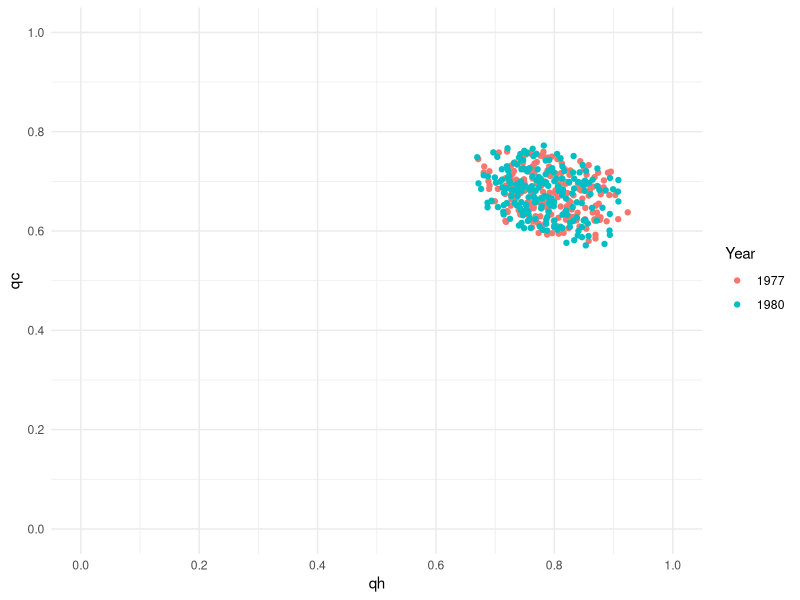
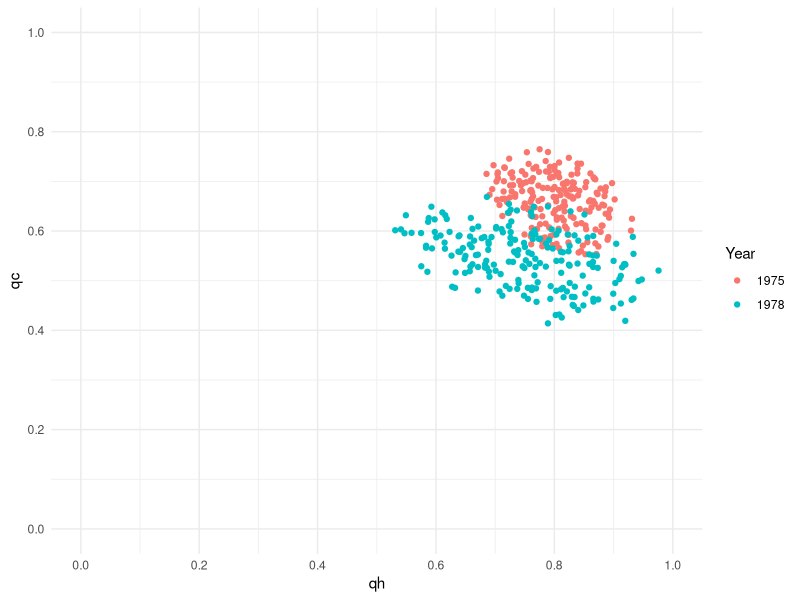

Reproduce these figures in R, in order.
## ---- chunk 1
knitr::opts_chunk$set(echo = TRUE)
library(tidyverse)
library(plyr)
## ---- chunk 2
# read in the data
table_2_1979 <- read_csv("table_2_1979.csv")
table_2_1980 <- read_csv("table_2_1980.csv")
table_3_1975 <- read_csv("table_3_1975.csv")
table_3_1978 <- read_csv("table_3_1978.csv")
## ---- chunk 3
#' Generates four numbers between 0 and 1 and will act as the priors
#'
#' @return a list of four random numbers
simulate_parameters <- function() {
  names = c("qc1", "qh1", "qc2", "qh2")
  
  param = list(runif(1),
               runif(1),
               runif(1),
               runif(1))
  names(param) = names
  return(param)
}
## ---- chunk 4
#' The probability that j out of the s susceptibles in a household become infected
#' 
#' @param j number that become infected
#' @param s number of susceptibles
#' @param qc probability that a susceptible individual does not get infected from the community
#' @param qh probability that a susceptible individual does not get infected from their household
#' @param wjj the jth element of the diagonal of w
#' 
#' @return A number between 0 and 1, representing the probability of people infected in a household
model_1 <- function(j, s, qc, qh, wjj){
  return(choose(s, j) * wjj * (qc * qh^j)^(s - j))
}
## ---- chunk 5
#' Generate data from the model specified above
#'
#' @param qc probability that a susceptible individual does not get infected from the community
#' @param qh probability that a susceptible individual does not get infected from their household
#' @param m number of rows of the data
#' @param n number of columns of the data
#'
#' @return a matrix of generated data

data_gen <- function(qc, qh, m, n){
  
  # pre-allocate matrix
  d_star = matrix(NA, nrow = m, ncol = n)
  
  # make first row of matrix using w_{0s} = q_c^s
  d_star[1, ] = qc^(1:n)
  
  # create rest of the data 
  # we will work across the matrix rather than down the columns
  for (j in 2:m) {
    for (s in 1:n) {
      
      # create diagonal data point (when j = j)
      if (j - 1 == s){
        
        # follow the 1 - sum(wij)
        acc = 0      
        for (i in 1:(j-1)) {
          # add the matrix elements above wjj
          acc = acc + d_star[i, j - 1] 
        }
        # populate the matrix with 1 - acc
        d_star[j, j - 1] = 1 - acc
      }
      
      # upper triangular off diagonal calculation
      if (s > j - 1){
        # get the value for wjj for that row
        wjj = d_star[j, j - 1]
        
        # plug it in to the model_1 function to calculate the probability
        d_star[j,s] = model_1(j - 1, s, qc, qh, wjj)
      }
    }
  }
  
  return(d_star)
}
## ---- chunk 6
#' Calculate the frobenious norm of a matrix
#'
#' @param A the matrix
#'
#' @return the frobenious norm
frobenious <- function(A){
  return(sqrt(sum(abs(A)^2, na.rm = TRUE)))
}
## ---- chunk 7
#' Calculating the distance specified above
#'
#' @param d1 The first data matrix (i.e. 1977-78 from table 2)
#' @param d2 The second data matrix (i.e. 1980-81 from table 2)
#' @param d_star1 The first matrix of generated data
#' @param d_star2 The second matrix of generated data
#'
#' @return
distance <- function(d1, d2, d_star1, d_star2){
  # We have to convert the data into proportions from counts
  d1 = as.matrix(d1 / sum(d1, na.rm = TRUE))
  d2 = as.matrix(d2 / sum(d2, na.rm = TRUE))
  # calculate the two frobenious norms
  f1 = frobenious(d1 - d_star1)
  f2 = frobenious(d2 - d_star2)
  
  # this is the distance metric
  ans = (1 / 2) * (f1 + f2) 
  return(ans)
}
## ---- chunk 8
#' Generate an ABC sample
#'
#' @param epsilon The specified tolerance levels
#' @param d1 The first data matrix (i.e. 1977-78 from table 2)
#' @param d2 The second data matrix (i.e. 1980-81 from table 2)
#'
#' @return A prior sample that has 
generate_abc_sample <- function(epsilon, d1, d2){
  # drop the first column because we don't need it 
  d1 = d1[, -1]
  d2 = d2[, -1]
  
  # get the dimensions for each dataframe
  dim_d1 = dim(d1)
  dim_d2 = dim(d2)
  
  # basic ABC stuff
  while(TRUE){
    # prior
    prior = simulate_parameters() 
    
    # generate data
    res1 = data_gen(prior$qc1, prior$qh1, m = dim_d1[1], n = dim_d1[2])
    res2 = data_gen(prior$qc2, prior$qh2, m = dim_d2[1], n = dim_d2[2])
    
    # calculate distance
    distance = distance(d1,
                        d2,
                        d_star1 = res1,
                        d_star2 = res2)
    
    # check against tolerance
    if(distance < epsilon){
      break
    }
  }
  return(do.call(rbind, prior))
}
## ---- chunk 9
# only uncomment and run if we figure out it's broken, it takes a while
# results = replicate(200, generate_abc_sample(epsilon = 1,
#                                              d1 = table_2_1979,
#                                              d2 = table_2_1980))
# 
# qc1 = results[1,,]
# qh1 = results[2,,]
# qc2 = results[3,,]
# qh2 = results[4,,]
# 
# # this comes from table 2
# res_df <- rbind(data.frame(year = 1977, qh = qh1, qc = qc1), 
#                 data.frame(year = 1980, qh = qh2, qc = qc2))
#write.csv(res_df, "results_3a.csv")
## ---- chunk 10
# load in the data that was saved from above
res_df <- read.csv("results_3a.csv")
## ---- chunk 11
res_df %>% 
  ggplot(aes(qh, qc, color = factor(year)))+
  geom_point()+
  theme_minimal()+
  scale_x_continuous(breaks = seq(0,1,0.2), limits = c(0,1))+
  scale_y_continuous(breaks = seq(0,1,0.2), limits = c(0,1))+
  labs(color = "Year")
  NULL
## ---- chunk 12
#only uncomment and run if we figure out it's broken, it takes a while
# results2 = replicate(200, generate_abc_sample(epsilon = 0.895,
#                                              d1 = table_3_1975,
#                                              d2 = table_3_1978))
# 
# qc12 = results2[1,,]
# qh12 = results2[2,,]
# qc22 = results2[3,,]
# qh22 = results2[4,,]
# 
# # this comes from table 2
# res_df2 <- rbind(data.frame(year = 1975, qh = qh12, qc = qc12),
#                 data.frame(year = 1978, qh = qh22, qc = qc22))
## ---- chunk 13
#write.csv(res_df2, "results_3c.csv")

# load in the data that was saved from above
res_df2 <- read.csv("results_3c.csv")
## ---- chunk 14
res_df2 %>% 
  ggplot(aes(qh, qc, color = factor(year)))+
  geom_point()+
  theme_minimal()+
  scale_x_continuous(breaks = seq(0,1,0.2), limits = c(0,1))+
  scale_y_continuous(breaks = seq(0,1,0.2), limits = c(0,1))+
  labs(color = "Year")+
  NULL
## ---- chunk 15
qc = 0.25
qh = 0.75

model_1(j = 1, s = 3, qc = qc, qh =  qh, wjj =  (3/4))
data_gen(qc = 0.25, qh = 0.75, m = 4, n =3)

test1 = data_gen(qc = 0.25, qh = 0.75, m = 4, n =3)

onethree = choose(3,1) * (3/4) * (qc * qh^1)^2
twothree = choose(3,2) * (27/32) * (qc * qh^2)^1
test = matrix(c(0.25, 0.75, NA, NA,
                (1/16), (3/32), (27/32), NA,
                (1/64), onethree, twothree, (1 - onethree - twothree - (1/64))),
         ncol = 3, nrow = 4)

test == test1
## ---- chunk 16
#this is to see a good epsilon for 3a
test_f <- function() {
  test = simulate_parameters()
  res1 = data_gen(test$qc1, test$qh1,6,5)
  res2 = data_gen(test$qc2, test$qh2,6,5)

  d = distance(d1 = table_2_1979[, -1],
           d2 = table_2_1980[, -1],
           d_star1 = res1,
           d_star2 = res2)

  return(d)
}

x = replicate(1000, test_f())
quantile(x, seq(0.01, 0.2, 0.01))
## ---- chunk 17
#this is to see a good epsilon for 3c
test_f <- function(d1,d2) {
  d1 = d1[, -1]
  d2 = d2[, -1]
  dim_d1 = dim(d1)
  dim_d2 = dim(d2)
  prior = simulate_parameters() 
  
  # generate data
  res1 = data_gen(prior$qc1, prior$qh1, m = dim_d1[1], n = dim_d1[2])
  res2 = data_gen(prior$qc2, prior$qh2, m = dim_d2[1], n = dim_d2[2])
  
  distance = distance(d1,
                      d2,
                      d_star1 = res1,
                      d_star2 = res2)
}

x = replicate(1000, test_f(d1 = table_3_1975, d2 = table_3_1978))
quantile(x, seq(0.01, 0.2, 0.01))
